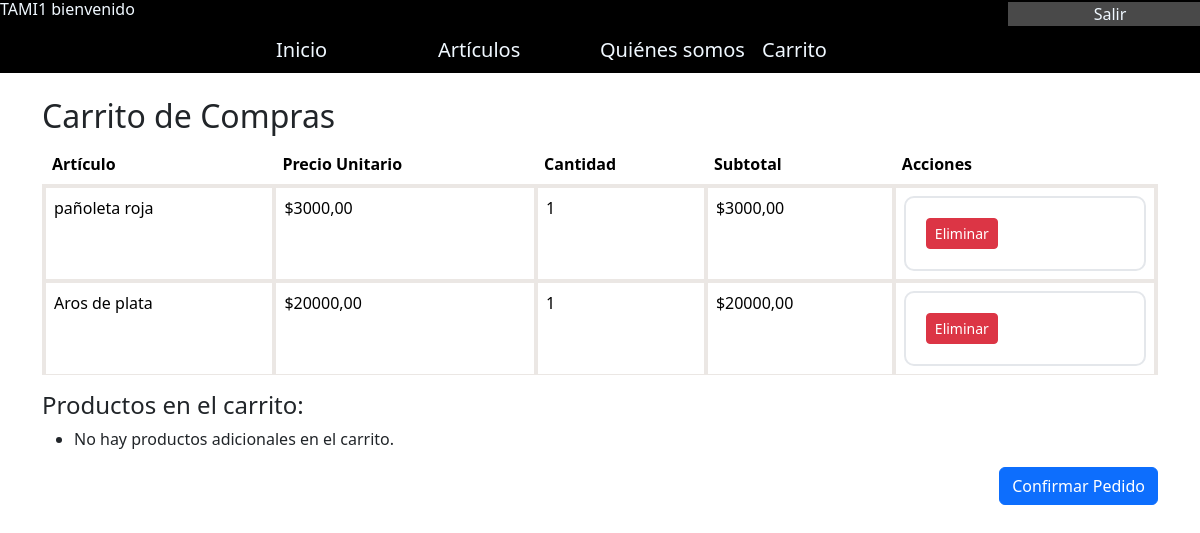
The page /carrito/ (signed in) on the database its author committed.
### tienda/models.py (models this page shows, shortened)
class Pedido(models.Model):
    carrito = models.ForeignKey(Carrito, on_delete=models.CASCADE)
    producto = models.ForeignKey(Producto, on_delete=models.CASCADE)
    cantidad = models.IntegerField(default=1)
    total = models.DecimalField(max_digits=10, decimal_places=2)

class Producto(models.Model):
    nombre = models.CharField(max_length=100)
    descripcion = models.TextField()
    precio = models.DecimalField(max_digits=10, decimal_places=2)
    imagen = models.ImageField(upload_to='productos/')

### tienda/views.py (the view, shortened to what this page needs)
# urls.py: path('carrito/', views.carrito, name='carrito'),
def carrito(request):
    if request.user.is_authenticated:
        carrito, created = Carrito.objects.get_or_create(usuario=request.user)
    pedidos_en_carrito = carrito.pedido_set.all()  # Obtener todos los pedidos del carrito
    total = pedidos_en_carrito.aggregate(Sum('total'))['total__sum'] or 0  # Calcular el total del carrito
    return render(request, 'carrito.html', {'carrito': pedidos_en_carrito, 'total': total})

### tienda/templates/carrito.html (shortened to what this page needs)
{% load static %}
<!DOCTYPE html>
<html lang="es">
<head>
    <link href="https://cdn.jsdelivr.net/npm/bootstrap@5.3.3/dist/css/bootstrap.min.css" rel="stylesheet">
    <link rel="stylesheet" href="{% static 'tienda/css/archivo.css' %}">
</head>
<body>
  <div class="row" style="background-color: black;">
    <div class="col">
      {% if request.user.is_authenticated %}
        <h6 style="color: aliceblue;">{{ user.username | upper }} bienvenido </h6>
        {% endif %}
    </div>
    <div class="col-2 align-self-center" style="background-color: rgb(73, 73, 73);">
      <div class="d-flex justify-content-around">
        {% if request.user.is_authenticated %}
          <a class="navbar-brand" style="color: aliceblue;" href="{% url 'exit' %}">Salir</a>
        {% else %}
          <a class="navbar-brand" style="color: aliceblue;" href="{% url 'inicio_sesion' %}">Login</a>
          <a class="navbar-brand" style="color: aliceblue;" href="{% url 'registro' %}">Register</a>
        {% endif %}
      </div>
    </div>
  </div>
  <div class="row" style="background-color: black; justify-content: center;">
    <div class="col-10">
      <nav class="navbar navbar-expand-lg" style="background-color: black;">
        <div class="container-fluid">
          <div class="col" style="background-color: black;">
            <a class="navbar-brand" style="color: aliceblue;" href="{% url 'home' %}">Inicio</a>
          </div>
          <div class="col" style="background-color: black;">
            <a class="navbar-brand" style="color: aliceblue;" href="{% url 'base' %}">Artículos</a>
          </div>
          <div class="col" style="background-color: black;">
            <a class="navbar-brand" style="color: aliceblue;" href="#">Quiénes somos</a>
          </div>
          <div class="col" style="background-color: black;">
            <a class="navbar-brand" style="color: aliceblue;" href="{% url 'carrito' %}">Carrito</a>
          </div>
        </div>
      </nav>
    </div>
  </div>
  <div class="container mt-4">
    <h2>Carrito de Compras</h2>
    <div class="row">
      <div class="col">
        <table class="table">
          <thead>
            <tr>
              <th>Artículo</th>
              <th>Precio Unitario</th>
              <th>Cantidad</th>
              <th>Subtotal</th>
              <th>Acciones</th>
            </tr>
          </thead>
          <tbody>
            {% if carrito %}
              {% for pedido in carrito %}
                <tr>
                  <td>{{ pedido.producto.nombre }}</td>
                  <td>${{ pedido.producto.precio }}</td>
                  <td>{{ pedido.cantidad }}</td>
                  <td>${{ pedido.total }}</td>
                  <td>
                    <form method="post" action="{% url 'remove_from_cart' pedido.producto.id %}">
                      <button type="submit" class="btn btn-danger btn-sm">Eliminar</button>
                    </form>
                  </td>
                </tr>
              {% empty %}
                <tr>
                  <td colspan="5">El carrito está vacío.</td>
                </tr>
              {% endfor %}
            {% else %}
              <tr>
                <td colspan="5">El carrito está vacío.</td>
              </tr>
            {% endif %}
          </tbody>
        </table>
        <h4>Productos en el carrito:</h4>
        <ul>
          {% for producto in productos %}
            <li>{{ producto.nombre }} - Precio: ${{ producto.precio }}</li>
          {% empty %}
            <li>No hay productos adicionales en el carrito.</li>
          {% endfor %}
        </ul>
        <div class="text-end">
          {% if carrito %}
            {% if request.user.is_authenticated %}
              <a href="{% url 'confirmar_pedido' %}" class="btn btn-primary">Confirmar Pedido</a>
            {% else %}
              <a href="{% url 'inicio_sesion' %}?next={% url 'confirmar_pedido' %}" class="btn btn-primary">Inicia sesión para confirmar el pedido</a>
            {% endif %}
          {% endif %}
        </div>
      </div>
    </div>
  </div>
</body>
</html>

### static/css/archivo.css (style rules this page uses)
.navbar-brand { color: aliceblue !important; }
td { border: 4px solid #ebe7e4; padding: 20px; border-radius: 10px; }
form { border: 2px solid #e4e7eb; padding: 20px; border-radius: 10px; }
html, body { height: 100%; margin: 0; padding: 0; }

### rows shown on the page
Pedido: producto.nombre "pañoleta roja", producto.precio "3000,00", cantidad "1", total "3000,00"
Pedido: producto.nombre "Aros de plata", producto.precio "20000,00", cantidad "1", total "20000,00"

### other values the page prints
{{ user.username | upper }} "TAMI1"
